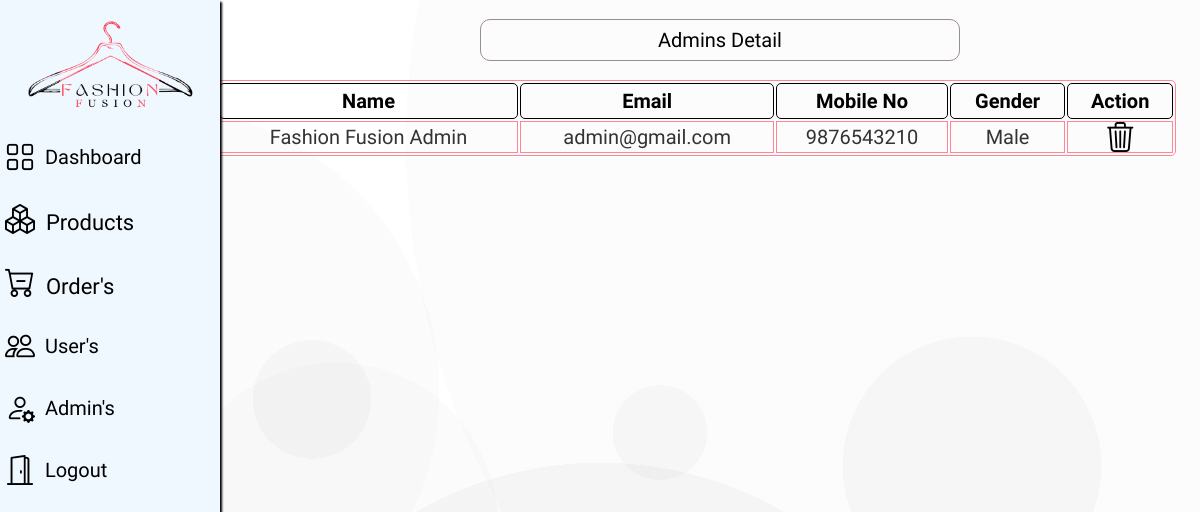
Screenshot of /Admin/adminstable.php (signed in) with the database file from the repository.
### tables this page shows
CREATE TABLE `admin_detail` (
  `id` int(50) NOT NULL,
  `name` varchar(50) NOT NULL,
  `admin_email` varchar(50) NOT NULL,
  `contactno` varchar(50) NOT NULL,
  `gender` varchar(50) NOT NULL,
  `password` varchar(50) NOT NULL
);

### Admin/adminstable.php (the view, shortened to what this page needs)
<html>
<head>
    <link rel="stylesheet" href="css/styles.css">
    <link rel="stylesheet" href="css/p_detail.css">
    <link rel="stylesheet" href="https://cdn.jsdelivr.net/npm/bootstrap-icons@1.11.3/font/bootstrap-icons.min.css">
</head>
<body>
   <div class="side-menu">
        <?php @include 'header.php';?>
    </div>
   <div class="container">
<center>
<p class="message">Admins Detail</p>
<div class="container">
<section class="display-product-table">
   <table>
      <thead>
         <th>Name</th>
         <th>Email</th>
         <th>Mobile No</th>
         <th>Gender</th>
         <th>Action</th>
      </thead>
      <tbody>
         <?php
         mysqli_select_db($con, "fashionfusion");
         $q1 = "SELECT * FROM `admin_detail`";
         $result = mysqli_query($con, $q1);
         if(mysqli_num_rows($result) > 0){
         while($row = mysqli_fetch_assoc($result)){
         ?>
         <tr>
            <td><?php echo $row['name']; ?></td>
            <td><?php echo $row['admin_email']; ?></td>
            <td><?php echo $row['contactno']; ?></td>
            <td><?php echo $row['gender']; ?></td>
            <td>
               <a title="Delete" href="adminstable.php?delete=<?php echo $row['id']; ?>"onclick="return confirm('are your sure you want to delete this?');"> <i class="bi bi-trash3"></i></a>
            </td>
         </tr><?php
                  }
                  }
               ?>
      </tbody>
   </table>
</section>
</div>
</body>
</html>

### Admin/css/styles.css (style rules this page uses)
* { margin: 0; padding: 0; box-sizing: border-box; }
a { text-decoration: none; }
body { font-family: "Comfortaa", sans-serif; background-image: radial-gradient(circle at 13% 47%, rgba(140, 140, 140,0.03) 0%, rgba(140, 140, 140,0.03) 25%,transparent 25%, transparent 100%),radial-gradient(circle at 28% 63%, rgba(143, 143, 143,0.03) 0%, rgba(143, 143, 143,0.03) 16%,transparent 16%, transparent 100%),radial-gradient(circle at 81% 56%, rgba(65, 65, 65,0.03) 0%, rgba(65, 65, 65,0.03) 12%,transparent 12%, transparent 100%),radial-gradient(circle at 26% 48%, rgba(60, 60, 60,0.03) 0%, rgba(60, 60, 60,0.03) 6%,transparent 6%, transparent 100%),radial-gradient(circle at 97% 17%, rgba(150, 150, 150,0.03) 0%, rgba(150, 150, 150,0.03) 56%,transparent 56%, transparent 100%),radial-gradient(circle at 50% 100%, rgba(25, 25, 25,0.03) 0%, rgba(25, 25, 25,0.03) 36%,transparent 36%, transparent 100%),radial-gradient(circle at 55% 52%, rgba(69, 69, 69,0.03) 0%, rgba(69, 69, 69,0.03) 6%,transparent 6%, transparent 100%),linear-gradient(90deg, rgb(255,255,255),rgb(255,255,255)); background-attachment: fixed; }
.side-menu { position: fixed; width: 220px; min-height: 100%; display: flex; flex-direction: column; background-color: aliceblue; box-shadow: 2px 2px 2px #000000; z-index: 1; }
.container { position: absolute; right: 0; width: 80vw; height: 100vh; }

### Admin/css/p_detail.css (style rules this page uses)
.display-product-table table { width: 100%; text-align: center; border: 0.5px solid #ff8795; border-radius: 5px; margin-top: 5%; margin-left: -5%; }
.display-product-table table thead th { padding:5px; font-size: 20px; border: 0.5px solid #000; border-radius: 5px; }
.display-product-table table td { font-size: 20px; border: 0.5px solid #ff8795; color:#333; }
.message { margin-top: 2%;; margin-bottom: -3%; border: 1px solid #9a8c98; width: 50%; line-height: 200%; border-radius: 10px; font-size: 20px; }
a { color: #000; }
.bi { font-size: 30px; }

### rows the page displays
admin_detail: name "Fashion Fusion Admin", admin_email "admin@gmail.com", contactno "9876543210", gender "Male"
